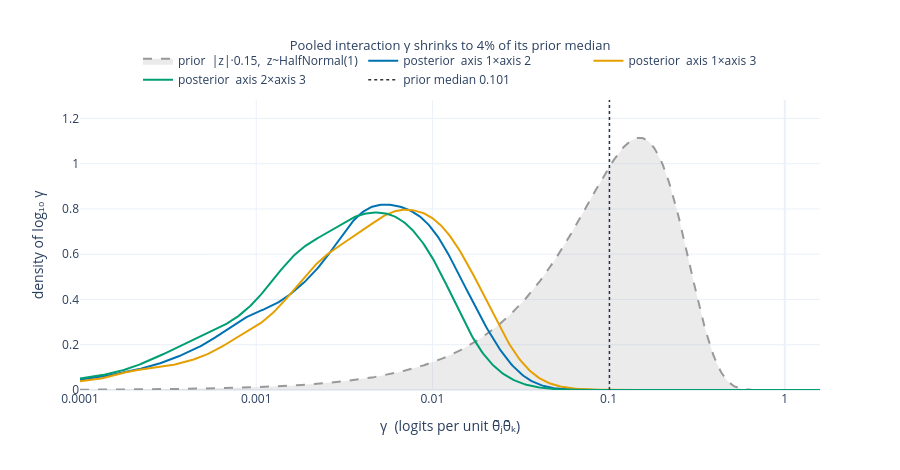

Notebook code for this chart:
### Markdown cell above
### 1 · Pooled γ: prior vs posterior

### Code cell
g = GAM.reshape(-1, 3)                                         # (S, pair), chain-0 frame
u = np.linspace(-4.0, 0.2, 500)                                # log10 gamma
gx = 10.0 ** u
prior_u = halfnorm.pdf(gx, scale=SCALE) * gx * np.log(10.0)    # density of log10(gamma)

fig = go.Figure()
fig.add_trace(go.Scatter(x=u, y=prior_u, name=f"prior  |z|·{SCALE},  z~HalfNormal(1)",
                         line=dict(color=C["gray"], width=2, dash="dash"),
                         fill="tozeroy", fillcolor="rgba(153,153,153,0.20)"))
for p in range(3):
    k = gaussian_kde(np.log10(g[:, p]))
    fig.add_trace(go.Scatter(x=u, y=k(u), name=f"posterior  {PAIR_NAME[p]}",
                             line=dict(color=PAIR_COL[p], width=2)))
YMAX = 1.15 * max(prior_u.max(), max(gaussian_kde(np.log10(g[:, p]))(u).max() for p in range(3)))
fig.add_trace(go.Scatter(x=[np.log10(PRIOR_MED)] * 2, y=[0, YMAX], mode="lines",
                         name=f"prior median {PRIOR_MED:.3f}",
                         line=dict(color=C["dark"], width=1.5, dash="dot")))
fig.update_layout(
    title="Pooled interaction γ shrinks to 4% of its prior median",
    height=470, width=900,
    xaxis=dict(title="γ  (logits per unit θ̃ⱼθ̃ₖ)", tickvals=[-4, -3, -2, -1, 0],
               ticktext=["0.0001", "0.001", "0.01", "0.1", "1"]),
    yaxis=dict(title="density of log₁₀ γ", range=[0, YMAX]),
    legend=dict(orientation="h", yanchor="bottom", y=1.02, xanchor="center", x=0.5))
show(fig, "p1_gamma_prior_posterior")

### Figure 1 — Plotly figure (JSON) as saved in the notebook; plotly's stock layout.template omitted (floating-point values rounded to 4 significant figures; data arrays with more than 128 entries replaced by an {"elided": "..."} marker saying what was removed)
{"data": [{"fill": "tozeroy", "fillcolor": "rgba(153,153,153,0.20)", "line": {"color": "#999999", "dash": "dash", "width": 2}, "name": "prior  |z|·0.15,  z~HalfNormal(1)", "type": "scatter", "x": {"elided": "500 float values"}, "y": {"elided": "500 float values"}}, {"line": {"color": "#0072B2", "width": 2}, "name": "posterior  axis 1×axis 2", "type": "scatter", "x": {"elided": "500 float values"}, "y": {"elided": "500 float values"}}, {"line": {"color": "#E69F00", "width": 2}, "name": "posterior  axis 1×axis 3", "type": "scatter", "x": {"elided": "500 float values"}, "y": {"elided": "500 float values"}}, {"line": {"color": "#009E73", "width": 2}, "name": "posterior  axis 2×axis 3", "type": "scatter", "x": {"elided": "500 float values"}, "y": {"elided": "500 float values"}}, {"line": {"color": "#333333", "dash": "dot", "width": 1.5}, "mode": "lines", "name": "prior median 0.101", "type": "scatter", "x": [-0.9949, -0.9949], "y": [0, 1.281]}], "layout": {"height": 470, "legend": {"orientation": "h", "x": 0.5, "xanchor": "center", "y": 1.02, "yanchor": "bottom"}, "title": {"font": {"size": 13}, "text": "Pooled interaction γ shrinks to 4% of its prior median", "x": 0.5}, "width": 900, "xaxis": {"ticktext": ["0.0001", "0.001", "0.01", "0.1", "1"], "tickvals": [-4, -3, -2, -1, 0], "title": {"text": "γ  (logits per unit θ̃ⱼθ̃ₖ)"}}, "yaxis": {"range": [0, 1.281], "title": {"text": "density of log₁₀ γ"}}}}
